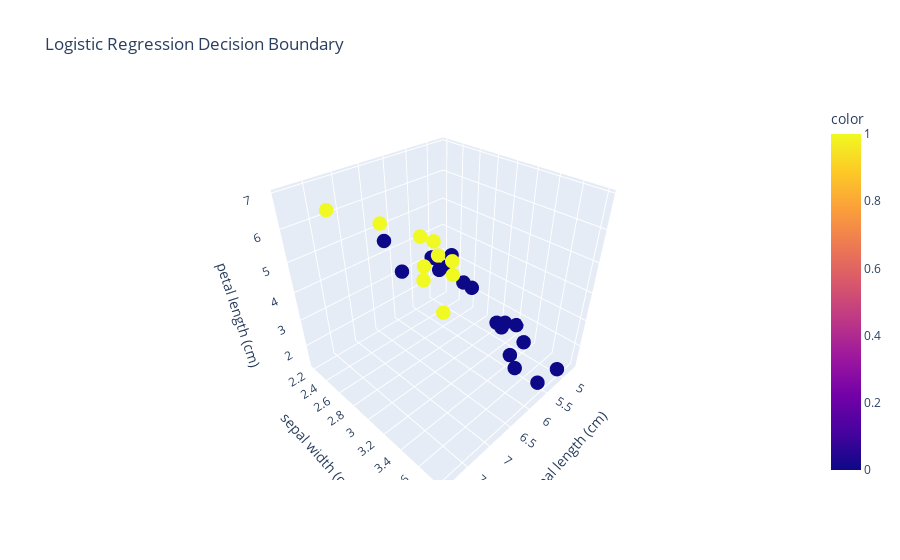
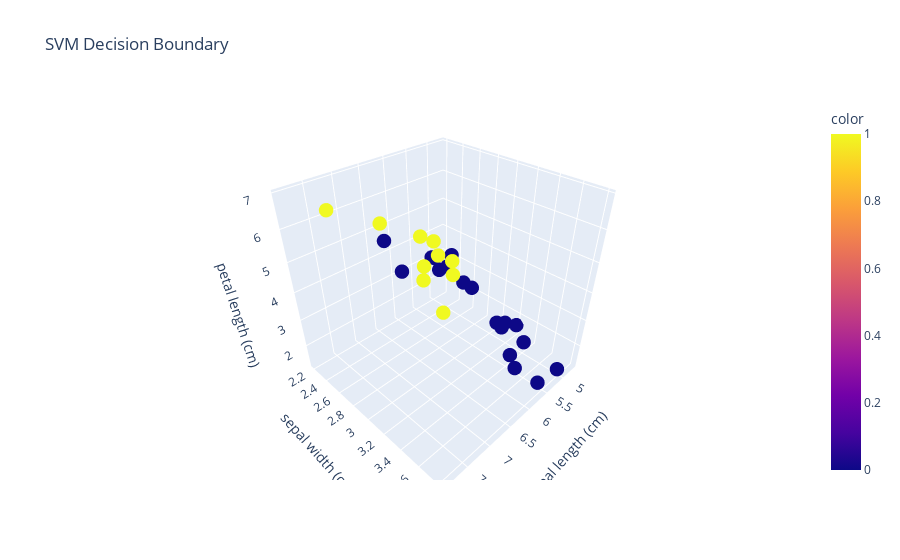
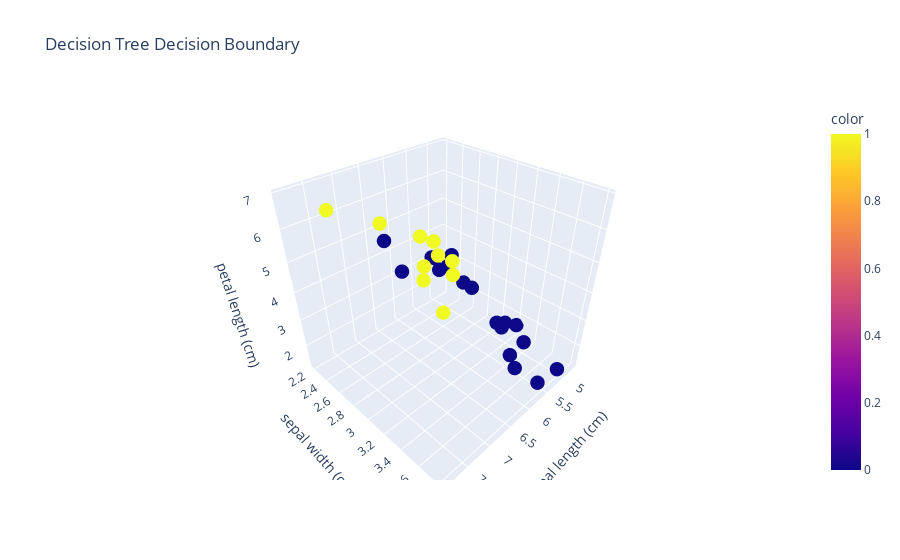

Write notebook code for charts like these, in order.
### Markdown cell above
# Defining logistic regression with different features,Create the plotly figures for each model(3D plots),Split data into training and validation sets

### Code cell
import numpy as np
import pandas as pd
import plotly.express as px
from sklearn.datasets import load_iris
from sklearn.model_selection import train_test_split
from sklearn.linear_model import LogisticRegression
from sklearn.svm import SVC
from sklearn.tree import DecisionTreeClassifier


iris = load_iris()
X, y = iris.data, iris.target

y_binary = np.where(y == 2, 1, 0)


X_train, X_val, y_train, y_val = train_test_split(X, y_binary, test_size=0.2, random_state=42)


models = {
    "Logistic Regression": LogisticRegression(),
    "SVM": SVC(kernel="linear"),
    "Decision Tree": DecisionTreeClassifier(max_depth=3),
}

for model_name, model in models.items():
    model.fit(X_train, y_train)
    accuracy = model.score(X_val, y_val)
    print(f"{model_name}: Validation Accuracy = {accuracy:.4f}")


figs = []
for model_name, model in models.items():
    fig = px.scatter_3d(
        pd.DataFrame(X_val, columns=iris.feature_names),
        x=iris.feature_names[0],
        y=iris.feature_names[1],
        z=iris.feature_names[2],
        color=y_val,
        title=f"{model_name} Decision Boundary",
    )
    fig.update_traces(marker=dict(size=5))
    fig.update_layout(scene=dict(aspectmode="cube"))
    figs.append(fig)


for fig in figs:
    fig.show()

### Figure 1 — Plotly figure (JSON) as saved in the notebook; plotly's stock layout.template omitted (floating-point values rounded to 4 significant figures)
{"data": [{"hovertemplate": "sepal length (cm)=%{x}<br>sepal width (cm)=%{y}<br>petal length (cm)=%{z}<br>color=%{marker.color}<extra></extra>", "legendgroup": "", "marker": {"color": [0, 0, 1, 0, 0, 0, 0, 1, 0, 0, 1, 0, 0, 0, 0, 0, 1, 0, 0, 1, 0, 1, 0, 1, 1, 1, 1, 1, 0, 0], "coloraxis": "coloraxis", "size": 5, "symbol": "circle"}, "mode": "markers", "name": "", "scene": "scene", "showlegend": false, "type": "scatter3d", "x": [6.1, 5.7, 7.7, 6, 6.8, 5.4, 5.6, 6.9, 6.2, 5.8, 6.5, 4.8, 5.5, 4.9, 5.1, 6.3, 6.5, 5.6, 5.7, 6.4, 4.7, 6.1, 5, 6.4, 7.9, 6.7, 6.7, 6.8, 4.8, 4.8], "y": [2.8, 3.8, 2.6, 2.9, 2.8, 3.4, 2.9, 3.1, 2.2, 2.7, 3.2, 3, 3.5, 3.1, 3.8, 3.3, 3, 2.5, 2.8, 2.8, 3.2, 3, 3.4, 2.8, 3.8, 3, 2.5, 3.2, 3, 3.1], "z": [4.7, 1.7, 6.9, 4.5, 4.8, 1.5, 3.6, 5.1, 4.5, 3.9, 5.1, 1.4, 1.3, 1.5, 1.5, 4.7, 5.8, 3.9, 4.5, 5.6, 1.6, 4.9, 1.6, 5.6, 6.4, 5.2, 5.8, 5.9, 1.4, 1.6]}], "layout": {"coloraxis": {"colorbar": {"title": {"text": "color"}}, "colorscale": [[0, "#0d0887"], [0.1111, "#46039f"], [0.2222, "#7201a8"], [0.3333, "#9c179e"], [0.4444, "#bd3786"], [0.5556, "#d8576b"], [0.6667, "#ed7953"], [0.7778, "#fb9f3a"], [0.8889, "#fdca26"], [1, "#f0f921"]]}, "legend": {"tracegroupgap": 0}, "scene": {"aspectmode": "cube", "domain": {"x": [0, 1], "y": [0, 1]}, "xaxis": {"title": {"text": "sepal length (cm)"}}, "yaxis": {"title": {"text": "sepal width (cm)"}}, "zaxis": {"title": {"text": "petal length (cm)"}}}, "title": {"text": "Logistic Regression Decision Boundary"}}}

### Figure 2 — Plotly figure (JSON) as saved in the notebook; plotly's stock layout.template omitted (floating-point values rounded to 4 significant figures)
{"data": [{"hovertemplate": "sepal length (cm)=%{x}<br>sepal width (cm)=%{y}<br>petal length (cm)=%{z}<br>color=%{marker.color}<extra></extra>", "legendgroup": "", "marker": {"color": [0, 0, 1, 0, 0, 0, 0, 1, 0, 0, 1, 0, 0, 0, 0, 0, 1, 0, 0, 1, 0, 1, 0, 1, 1, 1, 1, 1, 0, 0], "coloraxis": "coloraxis", "size": 5, "symbol": "circle"}, "mode": "markers", "name": "", "scene": "scene", "showlegend": false, "type": "scatter3d", "x": [6.1, 5.7, 7.7, 6, 6.8, 5.4, 5.6, 6.9, 6.2, 5.8, 6.5, 4.8, 5.5, 4.9, 5.1, 6.3, 6.5, 5.6, 5.7, 6.4, 4.7, 6.1, 5, 6.4, 7.9, 6.7, 6.7, 6.8, 4.8, 4.8], "y": [2.8, 3.8, 2.6, 2.9, 2.8, 3.4, 2.9, 3.1, 2.2, 2.7, 3.2, 3, 3.5, 3.1, 3.8, 3.3, 3, 2.5, 2.8, 2.8, 3.2, 3, 3.4, 2.8, 3.8, 3, 2.5, 3.2, 3, 3.1], "z": [4.7, 1.7, 6.9, 4.5, 4.8, 1.5, 3.6, 5.1, 4.5, 3.9, 5.1, 1.4, 1.3, 1.5, 1.5, 4.7, 5.8, 3.9, 4.5, 5.6, 1.6, 4.9, 1.6, 5.6, 6.4, 5.2, 5.8, 5.9, 1.4, 1.6]}], "layout": {"coloraxis": {"colorbar": {"title": {"text": "color"}}, "colorscale": [[0, "#0d0887"], [0.1111, "#46039f"], [0.2222, "#7201a8"], [0.3333, "#9c179e"], [0.4444, "#bd3786"], [0.5556, "#d8576b"], [0.6667, "#ed7953"], [0.7778, "#fb9f3a"], [0.8889, "#fdca26"], [1, "#f0f921"]]}, "legend": {"tracegroupgap": 0}, "scene": {"aspectmode": "cube", "domain": {"x": [0, 1], "y": [0, 1]}, "xaxis": {"title": {"text": "sepal length (cm)"}}, "yaxis": {"title": {"text": "sepal width (cm)"}}, "zaxis": {"title": {"text": "petal length (cm)"}}}, "title": {"text": "SVM Decision Boundary"}}}

### Figure 3 — Plotly figure (JSON) as saved in the notebook; plotly's stock layout.template omitted (floating-point values rounded to 4 significant figures)
{"data": [{"hovertemplate": "sepal length (cm)=%{x}<br>sepal width (cm)=%{y}<br>petal length (cm)=%{z}<br>color=%{marker.color}<extra></extra>", "legendgroup": "", "marker": {"color": [0, 0, 1, 0, 0, 0, 0, 1, 0, 0, 1, 0, 0, 0, 0, 0, 1, 0, 0, 1, 0, 1, 0, 1, 1, 1, 1, 1, 0, 0], "coloraxis": "coloraxis", "size": 5, "symbol": "circle"}, "mode": "markers", "name": "", "scene": "scene", "showlegend": false, "type": "scatter3d", "x": [6.1, 5.7, 7.7, 6, 6.8, 5.4, 5.6, 6.9, 6.2, 5.8, 6.5, 4.8, 5.5, 4.9, 5.1, 6.3, 6.5, 5.6, 5.7, 6.4, 4.7, 6.1, 5, 6.4, 7.9, 6.7, 6.7, 6.8, 4.8, 4.8], "y": [2.8, 3.8, 2.6, 2.9, 2.8, 3.4, 2.9, 3.1, 2.2, 2.7, 3.2, 3, 3.5, 3.1, 3.8, 3.3, 3, 2.5, 2.8, 2.8, 3.2, 3, 3.4, 2.8, 3.8, 3, 2.5, 3.2, 3, 3.1], "z": [4.7, 1.7, 6.9, 4.5, 4.8, 1.5, 3.6, 5.1, 4.5, 3.9, 5.1, 1.4, 1.3, 1.5, 1.5, 4.7, 5.8, 3.9, 4.5, 5.6, 1.6, 4.9, 1.6, 5.6, 6.4, 5.2, 5.8, 5.9, 1.4, 1.6]}], "layout": {"coloraxis": {"colorbar": {"title": {"text": "color"}}, "colorscale": [[0, "#0d0887"], [0.1111, "#46039f"], [0.2222, "#7201a8"], [0.3333, "#9c179e"], [0.4444, "#bd3786"], [0.5556, "#d8576b"], [0.6667, "#ed7953"], [0.7778, "#fb9f3a"], [0.8889, "#fdca26"], [1, "#f0f921"]]}, "legend": {"tracegroupgap": 0}, "scene": {"aspectmode": "cube", "domain": {"x": [0, 1], "y": [0, 1]}, "xaxis": {"title": {"text": "sepal length (cm)"}}, "yaxis": {"title": {"text": "sepal width (cm)"}}, "zaxis": {"title": {"text": "petal length (cm)"}}}, "title": {"text": "Decision Tree Decision Boundary"}}}
